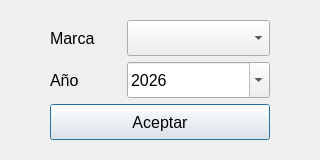
<?xml version="1.0" encoding="UTF-8"?>
<ui version="4.0">
 <class>Modelos</class>
 <widget class="QDialog" name="Modelos">
  <property name="geometry">
   <rect>
    <x>0</x>
    <y>0</y>
    <width>320</width>
    <height>160</height>
   </rect>
  </property>
  <property name="minimumSize">
   <size>
    <width>320</width>
    <height>160</height>
   </size>
  </property>
  <property name="maximumSize">
   <size>
    <width>320</width>
    <height>160</height>
   </size>
  </property>
  <property name="font">
   <font>
    <pointsize>12</pointsize>
   </font>
  </property>
  <property name="windowTitle">
   <string>Modelo</string>
  </property>
  <property name="windowIcon">
   <iconset theme="QIcon::ThemeIcon::EditSelectAll"/>
  </property>
  <layout class="QGridLayout" name="gridLayout" rowstretch="1,1,1" columnstretch="1,2" rowminimumheight="1,1,2">
   <property name="leftMargin">
    <number>50</number>
   </property>
   <property name="topMargin">
    <number>20</number>
   </property>
   <property name="rightMargin">
    <number>50</number>
   </property>
   <property name="bottomMargin">
    <number>20</number>
   </property>
   <item row="0" column="0">
    <widget class="QLabel" name="label">
     <property name="sizePolicy">
      <sizepolicy hsizetype="Preferred" vsizetype="Expanding">
       <horstretch>0</horstretch>
       <verstretch>0</verstretch>
      </sizepolicy>
     </property>
     <property name="font">
      <font>
       <pointsize>12</pointsize>
      </font>
     </property>
     <property name="text">
      <string>Marca</string>
     </property>
    </widget>
   </item>
   <item row="0" column="1">
    <widget class="QComboBox" name="cboxMarcaG">
     <property name="sizePolicy">
      <sizepolicy hsizetype="Preferred" vsizetype="Expanding">
       <horstretch>0</horstretch>
       <verstretch>0</verstretch>
      </sizepolicy>
     </property>
     <property name="font">
      <font>
       <pointsize>12</pointsize>
      </font>
     </property>
     <item>
      <property name="text">
       <string/>
      </property>
     </item>
    </widget>
   </item>
   <item row="1" column="0">
    <widget class="QLabel" name="label_2">
     <property name="sizePolicy">
      <sizepolicy hsizetype="Preferred" vsizetype="Expanding">
       <horstretch>0</horstretch>
       <verstretch>0</verstretch>
      </sizepolicy>
     </property>
     <property name="font">
      <font>
       <pointsize>12</pointsize>
      </font>
     </property>
     <property name="text">
      <string>Año</string>
     </property>
    </widget>
   </item>
   <item row="1" column="1">
    <widget class="QDateEdit" name="yearG">
     <property name="sizePolicy">
      <sizepolicy hsizetype="Minimum" vsizetype="Expanding">
       <horstretch>0</horstretch>
       <verstretch>0</verstretch>
      </sizepolicy>
     </property>
     <property name="font">
      <font>
       <pointsize>12</pointsize>
      </font>
     </property>
     <property name="displayFormat">
      <string>yyyy</string>
     </property>
     <property name="calendarPopup">
      <bool>true</bool>
     </property>
     <property name="date">
      <date>
       <year>2026</year>
       <month>6</month>
       <day>18</day>
      </date>
     </property>
    </widget>
   </item>
   <item row="2" column="0" colspan="2">
    <widget class="QPushButton" name="btnAceptarG">
     <property name="sizePolicy">
      <sizepolicy hsizetype="Minimum" vsizetype="Expanding">
       <horstretch>0</horstretch>
       <verstretch>0</verstretch>
      </sizepolicy>
     </property>
     <property name="text">
      <string>Aceptar</string>
     </property>
    </widget>
   </item>
  </layout>
 </widget>
 <resources/>
 <connections/>
</ui>
